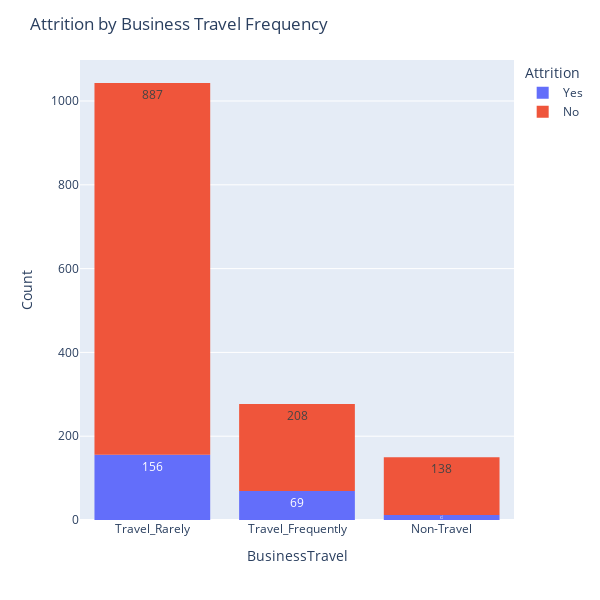

Write notebook code for a chart like this one.
### Code cell
#Look at attrition by age
fig = px.histogram(employees, x="BusinessTravel", color="Attrition",histfunc="sum", text_auto=True,width=600,height=600)

# Add y-axis label
fig.update_layout(title ="Attrition by Business Travel Frequency",yaxis_title="Count")

fig.show()

### Figure 1 — Plotly figure (JSON) as saved in the notebook; plotly's stock layout.template omitted (floating-point values rounded to 4 significant figures; data arrays with more than 128 entries replaced by an {"elided": "..."} marker saying what was removed)
{"data": [{"alignmentgroup": "True", "bingroup": "x", "histfunc": "sum", "hovertemplate": "Attrition=Yes<br>BusinessTravel=%{x}<br>sum of None=%{y}<extra></extra>", "legendgroup": "Yes", "marker": {"color": "#636efa", "pattern": {"shape": ""}}, "name": "Yes", "offsetgroup": "Yes", "orientation": "v", "showlegend": true, "texttemplate": "%{value}", "type": "histogram", "x": {"elided": "237 str values"}, "xaxis": "x", "yaxis": "y"}, {"alignmentgroup": "True", "bingroup": "x", "histfunc": "sum", "hovertemplate": "Attrition=No<br>BusinessTravel=%{x}<br>sum of None=%{y}<extra></extra>", "legendgroup": "No", "marker": {"color": "#EF553B", "pattern": {"shape": ""}}, "name": "No", "offsetgroup": "No", "orientation": "v", "showlegend": true, "texttemplate": "%{value}", "type": "histogram", "x": {"elided": "1233 str values"}, "xaxis": "x", "yaxis": "y"}], "layout": {"barmode": "relative", "height": 600, "legend": {"title": {"text": "Attrition"}, "tracegroupgap": 0}, "margin": {"t": 60}, "title": {"text": "Attrition by Business Travel Frequency"}, "width": 600, "xaxis": {"anchor": "y", "domain": [0, 1], "title": {"text": "BusinessTravel"}}, "yaxis": {"anchor": "x", "domain": [0, 1], "title": {"text": "Count"}}}}
